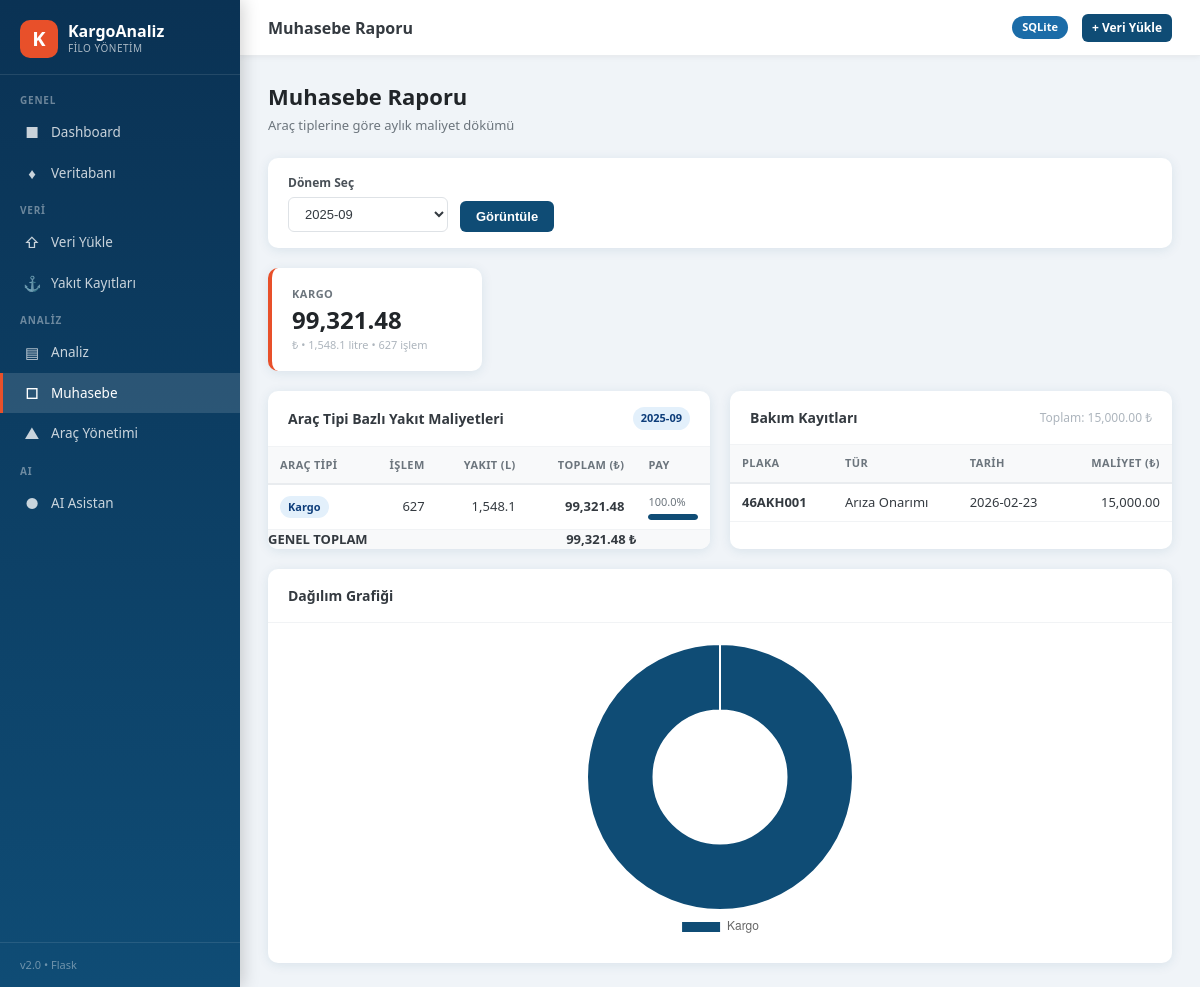
/muhasebe, run on the app's committed database.
### tables this page shows
CREATE TABLE bakim (
            id INTEGER PRIMARY KEY AUTOINCREMENT,
            plaka TEXT NOT NULL,
            bakim_tipi TEXT,
            maliyet REAL,
            tarih TEXT,
            aciklama TEXT,
            created_at TEXT DEFAULT (datetime('now'))
        );

### app.py (the view)
@app.route('/muhasebe')
def muhasebe():
    conn = get_connection()
    cursor = conn.cursor()
    cursor.execute('''
        SELECT DISTINCT strftime('%Y-%m', islem_tarihi) as ay
        FROM yakit WHERE islem_tarihi IS NOT NULL
        ORDER BY ay DESC
    ''')
    aylar = [r['ay'] for r in cursor.fetchall()]
    conn.close()
    secili_ay = request.args.get('ay', aylar[0] if aylar else None)
    ozet = get_muhasebe_ozet(secili_ay)
    bakim = get_bakim_listesi()
    toplam_bakim = sum(b['maliyet'] or 0 for b in bakim)
    return render_template('muhasebe.html',
                           aylar=aylar,
                           secili_ay=secili_ay,
                           ozet=ozet,
                           bakim=bakim[:20],
                           toplam_bakim=toplam_bakim)

### database.py (called while the page is built, shortened)
def get_connection():
    conn = sqlite3.connect(DB_PATH, timeout=30, check_same_thread=False)
    conn.row_factory = sqlite3.Row
    conn.execute("PRAGMA journal_mode=WAL")
    conn.execute("PRAGMA synchronous=NORMAL")
    conn.execute("PRAGMA busy_timeout=30000")
    return conn

def get_bakim_listesi(plaka=None):
    conn = get_connection()
    cursor = conn.cursor()
    if plaka:
        cursor.execute("SELECT * FROM bakim WHERE plaka = ? ORDER BY tarih DESC", (plaka,))
    else:
        cursor.execute("SELECT * FROM bakim ORDER BY tarih DESC")
    rows = cursor.fetchall()
    conn.close()
    return [dict(r) for r in rows]

def get_muhasebe_ozet(ay=None):
    conn = get_connection()
    cursor = conn.cursor()
    if ay:
        yakit_query = '''
            SELECT
                a.arac_tipi,
                COUNT(*) as islem,
                SUM(y.yakit_miktari) as yakit,
                SUM(y.satir_tutari) as tutar
            FROM yakit y
            LEFT JOIN araclar a ON y.plaka = a.plaka
            WHERE strftime('%Y-%m', y.islem_tarihi) = ? AND y.yakit_miktari > 0
            GROUP BY a.arac_tipi
        '''
        cursor.execute(yakit_query, (ay,))
    yakit_tipler = [dict(r) for r in cursor.fetchall()]
    conn.close()
    return {'yakit_tipler': yakit_tipler}

### templates/muhasebe.html (shortened to what this page needs)
{% extends "base.html" %}
{% block topbar_title %}Muhasebe Raporu{% endblock %}
{% block content %}
<div class="page-header">
    <h1>Muhasebe Raporu</h1>
    <p>Araç tiplerine göre aylık maliyet dökümü</p>
</div>
<form method="GET" class="filter-bar" style="margin-bottom:20px;">
    <div class="form-group">
        <label class="form-label">Dönem Seç</label>
        <select name="ay" class="form-control">
            {% for a in aylar %}
            <option value="{{ a }}" {% if secili_ay == a %}selected{% endif %}>{{ a }}</option>
            {% endfor %}
        </select>
    </div>
    <div class="form-group" style="display:flex;align-items:flex-end;">
        <button type="submit" class="btn btn-primary">Görüntüle</button>
    </div>
</form>
{% if secili_ay %}
<div class="stats-grid" style="margin-bottom:20px;">
    {% for tip in ozet.yakit_tipler %}
    <div class="stat-card {% if tip.arac_tipi == 'Kargo' %}accent{% elif tip.arac_tipi == 'Binek' %}info{% else %}warning{% endif %}">
        <div class="stat-label">{{ tip.arac_tipi or 'Tanımsız' }}</div>
        <div class="stat-value">{{ "{:,.2f}".format(tip.tutar or 0) }}</div>
        <div class="stat-sub">₺ &bull; {{ "{:,.1f}".format(tip.yakit or 0) }} litre &bull; {{ tip.islem }} işlem</div>
    </div>
    {% endfor %}
</div>
{% endif %}
<div class="grid-2">
    <div class="card">
        <div class="card-header">
            <div class="card-title">Araç Tipi Bazlı Yakıt Maliyetleri</div>
            {% if secili_ay %}
            <span class="badge badge-info">{{ secili_ay }}</span>
            {% endif %}
        </div>
        <div class="card-body" style="padding:0;">
            {% if ozet.yakit_tipler %}
            <div class="table-wrap">
                <table>
                    <thead>
                        <tr>
                            <th>Araç Tipi</th>
                            <th class="text-right">İşlem</th>
                            <th class="text-right">Yakıt (L)</th>
                            <th class="text-right">Toplam (₺)</th>
                            <th>Pay</th>
                        </tr>
                    </thead>
                    <tbody>
                    {% set genel_toplam = ozet.yakit_tipler | sum(attribute='tutar') %}
                    {% for tip in ozet.yakit_tipler %}
                    <tr>
                        <td>
                            <span class="badge badge-info">{{ tip.arac_tipi or 'Tanımsız' }}</span>
                        </td>
                        <td class="text-right">{{ tip.islem }}</td>
                        <td class="text-right">{{ "{:,.1f}".format(tip.yakit or 0) }}</td>
                        <td class="text-right"><strong>{{ "{:,.2f}".format(tip.tutar or 0) }}</strong></td>
                        <td>
                            {% if genel_toplam and genel_toplam > 0 %}
                            <div style="font-size:11px;color:var(--neutral-600);">{{ "{:.1f}".format((tip.tutar or 0) / genel_toplam * 100) }}%</div>
                            <div style="height:6px;background:var(--neutral-200);border-radius:3px;margin-top:3px;overflow:hidden;">
                                <div style="height:100%;background:var(--primary);border-radius:3px;width:{{ ((tip.tutar or 0) / genel_toplam * 100)|int }}%;"></div>
                            </div>
                            {% endif %}
                        </td>
                    </tr>
                    {% endfor %}
                    </tbody>
                    <tfoot>
                        <tr style="background:var(--neutral-50);">
                            <td colspan="3"><strong>GENEL TOPLAM</strong></td>
                            <td class="text-right"><strong>{{ "{:,.2f}".format(genel_toplam or 0) }} ₺</strong></td>
                            <td></td>
                        </tr>
                    </tfoot>
                </table>
            </div>
            {% else %}
            <div style="padding:30px;text-align:center;color:var(--neutral-500);">Dönem için veri yok.</div>
            {% endif %}
        </div>
    </div>
    <div class="card">
        <div class="card-header">
            <div class="card-title">Bakım Kayıtları</div>
            <span style="font-size:12px;color:var(--neutral-500);">Toplam: {{ "{:,.2f}".format(toplam_bakim) }} ₺</span>
        </div>
        <div class="card-body" style="padding:0;">
            {% if bakim %}
            <div class="table-wrap">
                <table>
                    <thead>
                        <tr>
                            <th>Plaka</th>
                            <th>Tür</th>
                            <th>Tarih</th>
                            <th class="text-right">Maliyet (₺)</th>
                        </tr>
                    </thead>
                    <tbody>
                    {% for b in bakim %}
                    <tr>
                        <td><strong>{{ b.plaka }}</strong></td>
                        <td>{{ b.bakim_tipi }}</td>
                        <td>{{ b.tarih or '-' }}</td>
                        <td class="text-right">{{ "{:,.2f}".format(b.maliyet or 0) }}</td>
                    </tr>
                    {% endfor %}
                    </tbody>
                </table>
            </div>
            {% else %}
            <div style="padding:30px;text-align:center;color:var(--neutral-500);">
                Bakım kaydı yok.
                <br><a href="/araclar" style="color:var(--primary);">Araç Yönetimi'nden ekleyin.</a>
            </div>
            {% endif %}
        </div>
    </div>
</div>
{% if ozet.yakit_tipler %}
<div class="card" style="margin-top:20px;">
    <div class="card-header"><div class="card-title">Dağılım Grafiği</div></div>
    <div class="card-body" style="display:flex;justify-content:center;">
        <div style="height:300px;width:400px;">
            <canvas id="muhasebeChart"></canvas>
        </div>
    </div>
</div>
<script>
const tipler = {{ ozet.yakit_tipler | tojson }};
const ctx = document.getElementById('muhasebeChart').getContext('2d');
new Chart(ctx, {
    type: 'doughnut',
    data: {
        labels: tipler.map(t => t.arac_tipi || 'Tanımsız'),
        datasets: [{
            data: tipler.map(t => t.tutar || 0),
            backgroundColor: ['#0f4c75','#e8502a','#1b8a4f','#c27a10','#1565c0'],
            borderWidth: 2,
            borderColor: 'white'
        }]
    },
    options: {
        responsive: true,
        maintainAspectRatio: false,
        plugins: {
            legend: { position: 'bottom' },
            tooltip: {
                callbacks: {
                    label: function(ctx) {
                        return ctx.label + ': ' + ctx.parsed.toLocaleString('tr-TR', {style:'currency',currency:'TRY'});
                    }
                }
            }
        }
    }
});
</script>
{% endif %}
{% endblock %}

### templates/base.html (style rules this page uses)
*, *::before, *::after { box-sizing: border-box; margin: 0; padding: 0; }
:root { --primary: #0f4c75; --primary-light: #1b6ca8; --primary-dark: #0a3254; --accent: #e8502a; --accent-light: #f07050; --success: #1b8a4f; --success-light: #d4f0e0; --warning: #c27a10; --warning-light: #fef3db; --error: #c0392b; --error-light: #fde8e6; --info: #1565c0; --info-light: #e3f0fb; --neutral-50: #f8f9fa; --neutral-100: #f1f3f5; --neutral-200: #e9ecef; --neutral-300: #dee2e6; --neutral-400: #ced4da; --neutral-500: #adb5bd; --neutral-600: #6c757d; --neutral-700: #495057; --neutral-800: #343a40; --neutral-900: #212529; --bg: #f0f4f8; --sidebar-w: 240px; --radius: 10px; --shadow: 0 2px 12px rgba(15,76,117,0.10); --shadow-lg: 0 8px 32px rgba(15,76,117,0.14); --transition: 0.2s ease; }
body { font-family: 'Segoe UI', system-ui, -apple-system, sans-serif; background: var(--bg); color: var(--neutral-800); display: flex; min-height: 100vh; font-size: 14px; line-height: 1.5; }
.card { background: white; border-radius: var(--radius); box-shadow: var(--shadow); overflow: hidden; }
.card-header { padding: 16px 20px; border-bottom: 1px solid var(--neutral-100); display: flex; align-items: center; justify-content: space-between; }
.card-title { font-size: 14px; font-weight: 600; color: var(--neutral-800); }
.card-body { padding: 20px; }
.stats-grid { display: grid; grid-template-columns: repeat(auto-fill, minmax(200px, 1fr)); gap: 16px; margin-bottom: 24px; }
.stat-card { background: white; border-radius: var(--radius); padding: 18px 20px; box-shadow: var(--shadow); border-left: 4px solid var(--primary); transition: transform var(--transition), box-shadow var(--transition); }
.stat-card.accent { border-left-color: var(--accent); }
.stat-label { font-size: 11px; color: var(--neutral-600); text-transform: uppercase; letter-spacing: 0.5px; font-weight: 600; }
.stat-value { font-size: 24px; font-weight: 700; color: var(--neutral-900); margin: 4px 0 0; line-height: 1.2; }
.stat-sub { font-size: 11px; color: var(--neutral-500); margin-top: 2px; }
.table-wrap { overflow-x: auto; }
table { width: 100%; border-collapse: collapse; font-size: 13px; }
thead th { background: var(--neutral-50); padding: 10px 12px; text-align: left; font-size: 11px; font-weight: 700; text-transform: uppercase; letter-spacing: 0.4px; color: var(--neutral-600); border-bottom: 2px solid var(--neutral-200); white-space: nowrap; }
tbody tr { border-bottom: 1px solid var(--neutral-100); transition: background var(--transition); }
tbody td { padding: 9px 12px; color: var(--neutral-800); }
.text-right { text-align: right; }
.badge { display: inline-block; padding: 3px 8px; border-radius: 20px; font-size: 11px; font-weight: 600; }
.badge-info { background: var(--info-light); color: #0d3d7a; }
.form-group { margin-bottom: 14px; }
.form-label { display: block; font-size: 12px; font-weight: 600; color: var(--neutral-700); margin-bottom: 5px; }
.form-control { width: 100%; padding: 8px 12px; border: 1px solid var(--neutral-300); border-radius: 6px; font-size: 13px; color: var(--neutral-800); background: white; transition: border-color var(--transition), box-shadow var(--transition); }
select.form-control { cursor: pointer; }
.btn { display: inline-flex; align-items: center; gap: 6px; padding: 8px 16px; border-radius: 6px; font-size: 13px; font-weight: 600; cursor: pointer; border: none; text-decoration: none; transition: all var(--transition); white-space: nowrap; }
.btn-primary { background: var(--primary); color: white; }
.grid-2 { display: grid; grid-template-columns: 1fr 1fr; gap: 20px; }
.filter-bar { background: white; border-radius: var(--radius); padding: 16px 20px; margin-bottom: 20px; box-shadow: var(--shadow); display: flex; flex-wrap: wrap; gap: 12px; align-items: flex-end; }
.filter-bar .form-group { margin-bottom: 0; min-width: 160px; }
.page-header { margin-bottom: 22px; }
.page-header h1 { font-size: 22px; font-weight: 700; color: var(--neutral-900); }
.page-header p { font-size: 13px; color: var(--neutral-600); margin-top: 3px; }

### data on the page
bakim: plaka "46AKH001", bakim_tipi "Arıza Onarımı", tarih "2026-02-23", maliyet "15,000.00"

### other printed values
{{ tip.arac_tipi or 'Tanımsız' }} "KARGO"
{{ "{:,.2f}".format(tip.tutar or 0) }} "99,321.48"
{{ "{:,.1f}".format(tip.yakit or 0) }} "1,548.1"
{{ tip.islem }} "627"
{{ secili_ay }} "2025-09"
{{ tip.arac_tipi or 'Tanımsız' }} "Kargo"
{{ "{:.1f}".format((tip.tutar or 0) / genel_toplam * 100) }} "100.0"
{{ "{:,.2f}".format(genel_toplam or 0) }} "99,321.48"
{{ "{:,.2f}".format(toplam_bakim) }} "15,000.00"
form field ay "2025-09"
